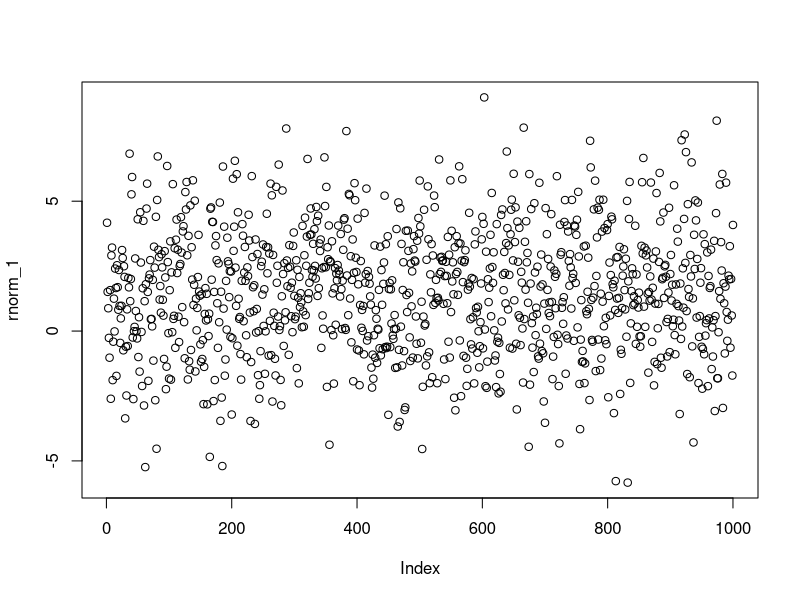
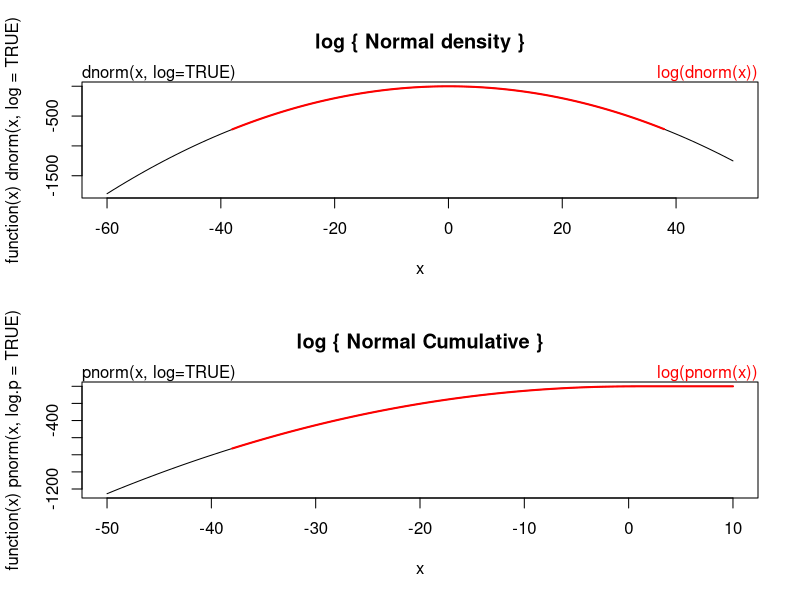

Recreate these plots in R, in order. (Note: this script raises an error after producing the figures.)
### Intro to R language
print("Hello")
a <- 5
b <- 10
c = a+b

u <- 20
u <- "string"
v <- 200
x <-20.0

t<- 15
s<- 33

## calculation
print(t+s)
print(t*s)
print(t/s)
print(t^s)

## series
series_1 <- c(1, 2, 3, 4, 5)
series_1[6] <- 7 #add number 7 in series_1
series_1[2] <- 5
series_1[1] <- 9

series_2 <- c(11, 22, 33, 44, 55)
x <- series_1 + series_2
mean<-mean(series_2)

## norm
norm<- rnorm(1000)
rnorm_1<- rnorm(1000, mean =1.5,sd = 2.5)
plot(rnorm_1)

# suggest example (rnorm)
example(rnorm)

## numeric character factor
texts <- c("1","2","3")
nums <- as.numeric(texts)

nums_1 <- c(99, 88, 77)
texts_1v <- as.character(nums_1)
texts_f <- as.factor(texts_1v) #categorical variable

first_eng <- c("A", "A", "B", "C")
first_eng_f <- as.factor(first_eng)

## matrix
matrix(first_eng, first_eng_f) # matrix only created in numeric
matrix(series_2, series_1) 

mat <- matrix(series_1,ncol =2 ) # Type"View(mat) in Console"

## Exercies_1
## 1. series from rnorm(10000)
## 2. matrix 100 row 100 col
num100 <-rnorm(10000)
mat100 <- matrix(num100, ncol=100) # Type"View(mat100) in Console"

#data frame
df <- as.data.frame(mat100)
df$v66
df$V101 <- df$V1 + df$V2
mean(df$V2)
max(df$V2) #OR [['V2]]
max(df[['V2']])

# Type in Console 
# df[1]
# df$V1
#df$V1[64]

plot(df$V2)
boxplot(df$V2) #OR [['V2]]
boxplot(df[['V2']])
hist(df$V2)

##data frame
df_2 <- data.frame(
  c(9,0,0),
  c(5,6,7),
  rnorm(3),
  c('V1','V2','V3'),
  row.names = c('V1','V2','V3')
)

#1.import Dataset form wine
#2.View(wine$price) in Console
#3.plot(wine$price) in Console
#4.boxplot(wine$price) in Console

##functions
math_plus = function(n1, n2){
  out = n1+n2
  return (out)
}

##  if else statement
out <- math_plus(7,9)
print(out)
if (out>15){
  out_t = "Yes"
  }else {
    out_t = "No"
  }

# mathplus(n1, n2, crit)
# if n1+ n2 > crit
#record output as "Yes otherwise "No"

math_plus_1 <- function(n1, n2, crit)
{
  res = n1+n2
  if(res>crit){
    out = "Yes"
  }else { 
    out = "NO"
  }
  return (out)
}

# insert math_plus_1(7,9,15) in Console 

## loops
sel = rnorm(20)
hist(sel)
res_sel = c()

for(i in 1:20){
  res_sel[i] <- sel[i] + 10
}
print(res_sel)


